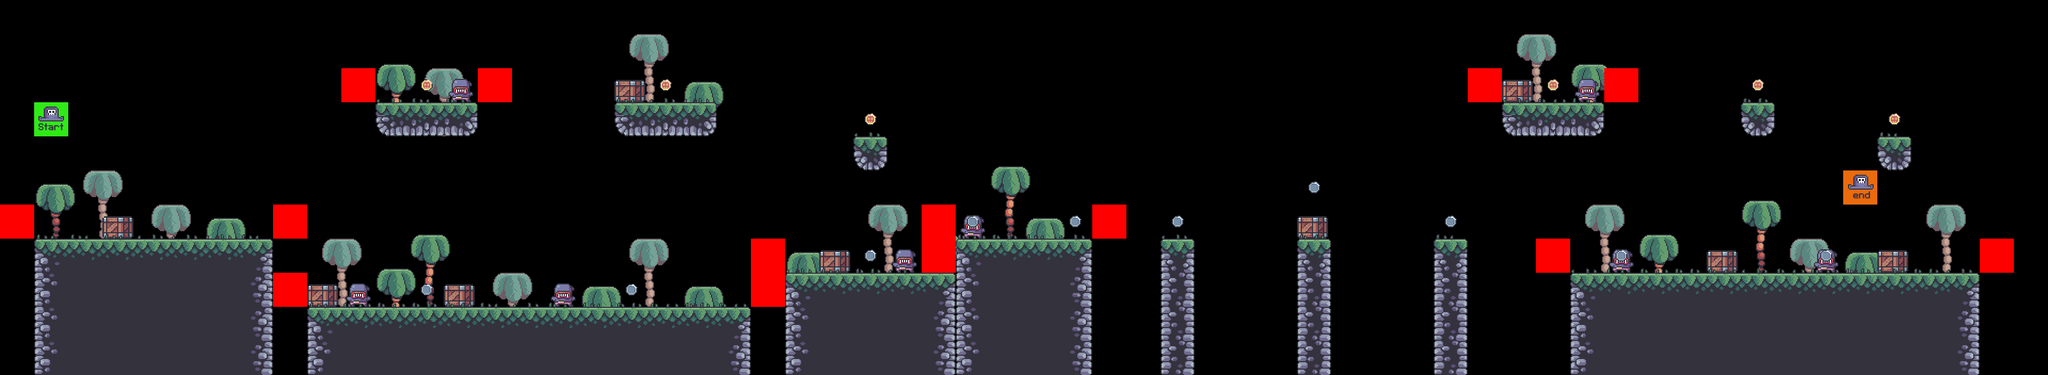

Tiled map render using the project's own tile images. Description and the map definition, with tile-layer contents summarised, below:
An orthogonal 60x11 tile map with 64x64 px tiles, 8 tile layers (bg_palms, fg_palms, terrain, crates, ...), 7 tilesets.

<map version="1.9" tiledversion="1.9.2" orientation="orthogonal" renderorder="right-down" width="60" height="11" tilewidth="64" tileheight="64" infinite="0" nextlayerid="9" nextobjectid="1">
 <tileset firstgid="1" source="../tileset/terrain_tiles.tsx" />
 <tileset firstgid="17" source="../tileset/coin_tiles.tsx" />
 <tileset firstgid="19" source="../tileset/grass_tiles.tsx" />
 <tileset firstgid="24" source="../tileset/palms.tsx" />
 <tileset firstgid="27" source="../tileset/crates.tsx" />
 <tileset firstgid="28" source="player_tiles.tsx" />
 <tileset firstgid="30" source="../tileset/enemy_tile.tsx" />
 <layer id="5" name="bg_palms" width="60" height="11">
  <data>[660 cells, 12 non-empty, 1 distinct tile ids]</data>
 </layer>
 <layer id="4" name="fg_palms" width="60" height="11">
  <data>[660 cells, 16 non-empty, 2 distinct tile ids]</data>
 </layer>
 <layer id="1" name="terrain" width="60" height="11">
  <data>[660 cells, 145 non-empty, 12 distinct tile ids]</data>
 </layer>
 <layer id="6" name="crates" width="60" height="11">
  <data>[660 cells, 9 non-empty, 1 distinct tile ids]</data>
 </layer>
 <layer id="3" name="grass" width="60" height="11">
  <data>[660 cells, 56 non-empty, 4 distinct tile ids]</data>
 </layer>
 <layer id="8" name="enemies" width="60" height="11">
  <data>[660 cells, 22 non-empty, 2 distinct tile ids]</data>
 </layer>
 <layer id="2" name="coins" width="60" height="11">
  <data>[660 cells, 16 non-empty, 2 distinct tile ids]</data>
 </layer>
 <layer id="7" name="player" width="60" height="11">
  <data>[660 cells, 2 non-empty, 2 distinct tile ids]</data>
 </layer>
</map>
